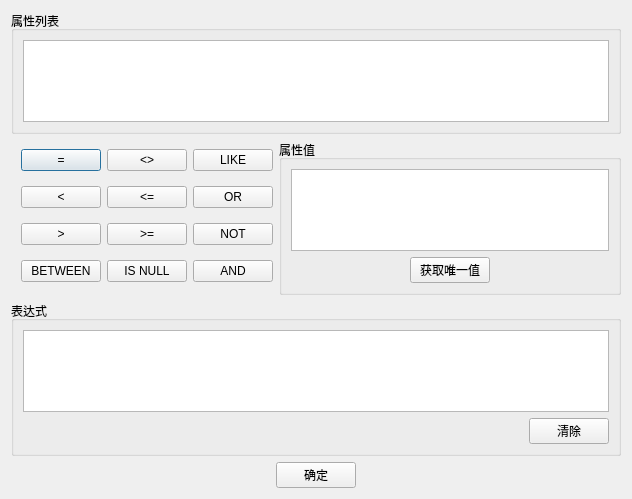
<?xml version="1.0" encoding="UTF-8"?>
<ui version="4.0">
 <class>Dialog</class>
 <widget class="QDialog" name="Dialog">
  <property name="geometry">
   <rect>
    <x>0</x>
    <y>0</y>
    <width>632</width>
    <height>499</height>
   </rect>
  </property>
  <property name="windowTitle">
   <string>属性选择</string>
  </property>
  <layout class="QVBoxLayout" name="verticalLayout">
   <item>
    <widget class="QGroupBox" name="groupBox">
     <property name="title">
      <string>属性列表</string>
     </property>
     <layout class="QHBoxLayout" name="horizontalLayout">
      <item>
       <widget class="QListView" name="listView_AttributeList"/>
      </item>
     </layout>
    </widget>
   </item>
   <item>
    <layout class="QHBoxLayout" name="horizontalLayout_3">
     <property name="topMargin">
      <number>0</number>
     </property>
     <item>
      <layout class="QGridLayout" name="gridLayout_2">
       <property name="leftMargin">
        <number>10</number>
       </property>
       <item row="0" column="0">
        <widget class="QPushButton" name="pushButton_equal">
         <property name="text">
          <string>=</string>
         </property>
        </widget>
       </item>
       <item row="1" column="0">
        <widget class="QPushButton" name="pushButton_LessThan">
         <property name="text">
          <string>&lt;</string>
         </property>
        </widget>
       </item>
       <item row="1" column="2">
        <widget class="QPushButton" name="pushButton_Or">
         <property name="text">
          <string>OR</string>
         </property>
        </widget>
       </item>
       <item row="2" column="1">
        <widget class="QPushButton" name="pushButton_GTorE">
         <property name="text">
          <string>&gt;=</string>
         </property>
        </widget>
       </item>
       <item row="2" column="0">
        <widget class="QPushButton" name="pushButton_GreaterThan">
         <property name="text">
          <string>&gt;</string>
         </property>
        </widget>
       </item>
       <item row="2" column="2">
        <widget class="QPushButton" name="pushButton_Not">
         <property name="text">
          <string>NOT</string>
         </property>
        </widget>
       </item>
       <item row="1" column="1">
        <widget class="QPushButton" name="pushButton_LTorE">
         <property name="text">
          <string>&lt;=</string>
         </property>
        </widget>
       </item>
       <item row="0" column="1">
        <widget class="QPushButton" name="pushButton_noEqual">
         <property name="text">
          <string>&lt;&gt;</string>
         </property>
        </widget>
       </item>
       <item row="0" column="2">
        <widget class="QPushButton" name="pushButton_Like">
         <property name="text">
          <string>LIKE</string>
         </property>
        </widget>
       </item>
       <item row="3" column="2">
        <widget class="QPushButton" name="pushButton_And">
         <property name="text">
          <string>AND</string>
         </property>
        </widget>
       </item>
       <item row="3" column="1">
        <widget class="QPushButton" name="pushButton_IsNull">
         <property name="text">
          <string>IS NULL</string>
         </property>
        </widget>
       </item>
       <item row="3" column="0">
        <widget class="QPushButton" name="pushButton_BETWEEN">
         <property name="text">
          <string>BETWEEN</string>
         </property>
        </widget>
       </item>
      </layout>
     </item>
     <item>
      <widget class="QGroupBox" name="groupBox_2">
       <property name="title">
        <string>属性值</string>
       </property>
       <layout class="QVBoxLayout" name="verticalLayout_2">
        <item>
         <widget class="QListView" name="listView_ValueList"/>
        </item>
        <item alignment="Qt::AlignHCenter">
         <widget class="QPushButton" name="pushButton_GetValues">
          <property name="sizePolicy">
           <sizepolicy hsizetype="Fixed" vsizetype="Fixed">
            <horstretch>0</horstretch>
            <verstretch>0</verstretch>
           </sizepolicy>
          </property>
          <property name="text">
           <string>获取唯一值</string>
          </property>
         </widget>
        </item>
       </layout>
      </widget>
     </item>
    </layout>
   </item>
   <item>
    <widget class="QGroupBox" name="groupBox_3">
     <property name="title">
      <string>表达式</string>
     </property>
     <layout class="QVBoxLayout" name="verticalLayout_3">
      <item>
       <widget class="QTextEdit" name="textEdit_Code"/>
      </item>
      <item alignment="Qt::AlignRight">
       <widget class="QPushButton" name="pushButton_Clear">
        <property name="sizePolicy">
         <sizepolicy hsizetype="Fixed" vsizetype="Fixed">
          <horstretch>0</horstretch>
          <verstretch>0</verstretch>
         </sizepolicy>
        </property>
        <property name="text">
         <string>清除</string>
        </property>
       </widget>
      </item>
     </layout>
    </widget>
   </item>
   <item alignment="Qt::AlignHCenter">
    <widget class="QPushButton" name="pushButton_Ok">
     <property name="sizePolicy">
      <sizepolicy hsizetype="Fixed" vsizetype="Fixed">
       <horstretch>0</horstretch>
       <verstretch>0</verstretch>
      </sizepolicy>
     </property>
     <property name="text">
      <string>确定</string>
     </property>
    </widget>
   </item>
  </layout>
 </widget>
 <resources/>
 <connections>
  <connection>
   <sender>pushButton_Ok</sender>
   <signal>clicked()</signal>
   <receiver>Dialog</receiver>
   <slot>accept()</slot>
   <hints>
    <hint type="sourcelabel">
     <x>315</x>
     <y>478</y>
    </hint>
    <hint type="destinationlabel">
     <x>315</x>
     <y>249</y>
    </hint>
   </hints>
  </connection>
 </connections>
</ui>
